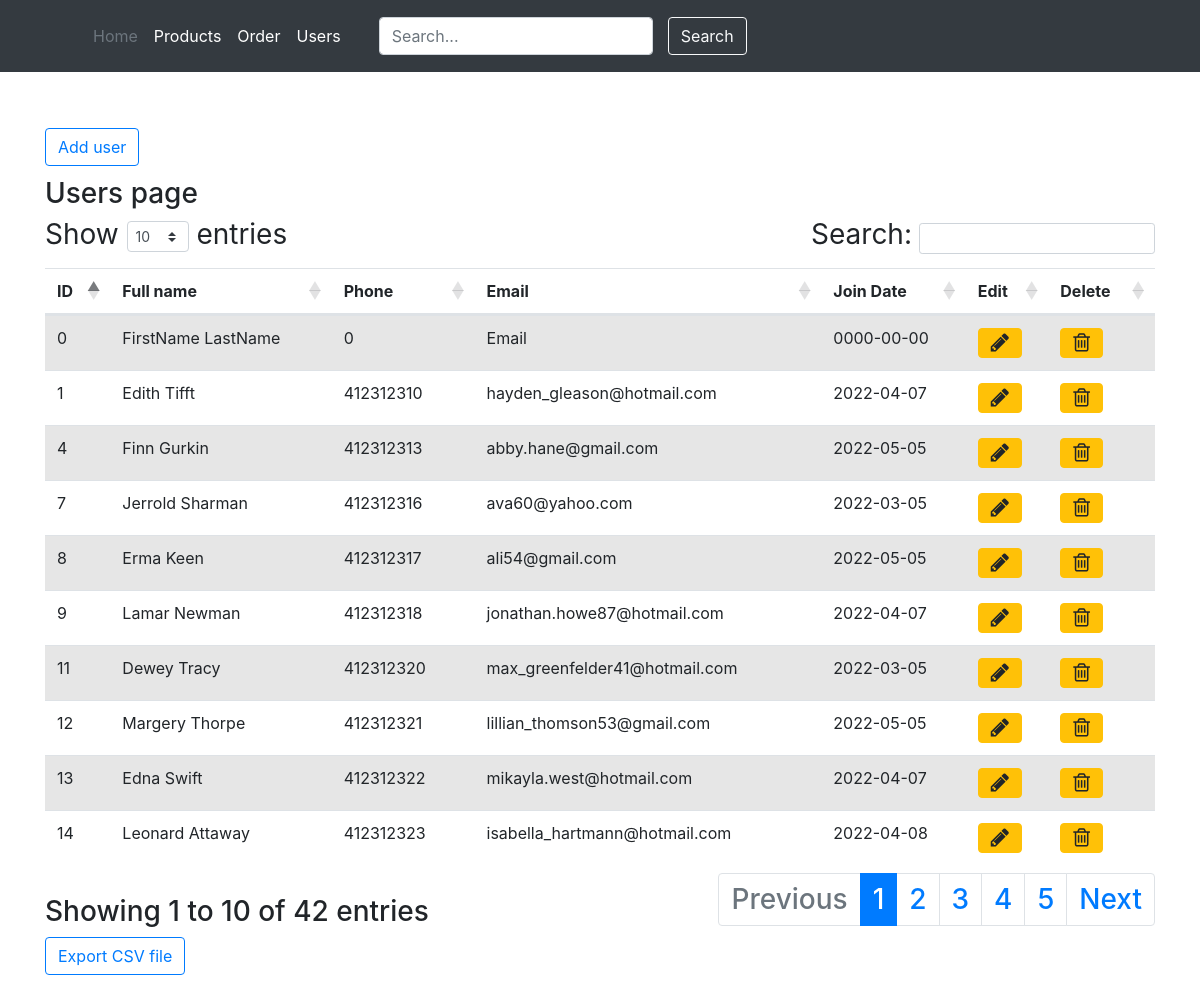
The page /users.php on the database its author committed.
### tables this page shows
CREATE TABLE `members` (
  `MemberID` int(10) NOT NULL,
  `FirstName` varchar(30) NOT NULL,
  `LastName` varchar(30) NOT NULL,
  `JoinDate` date NOT NULL,
  `Email` varchar(100) NOT NULL,
  `Address` varchar(100) NOT NULL,
  `PhoneNum` int(10) NOT NULL,
  `Active` tinyint(1) NOT NULL
);

### users.php (the view, shortened to what this page needs)
<head>
	<link rel="stylesheet" href="https://cdn.jsdelivr.net/npm/bootstrap@4.3.1/dist/css/bootstrap.min.css">
	<link rel="stylesheet" href="https://cdn.datatables.net/1.11.5/css/dataTables.bootstrap5.min.css">
	<link href="https://maxcdn.bootstrapcdn.com/font-awesome/4.7.0/css/font-awesome.min.css" rel="stylesheet"/>
</head>
<body>
<header class="p-3 bg-dark text-white">
    <div class="container">
      <div class="d-flex flex-wrap align-items-center justify-content-center justify-content-lg-start">
        <a href="/" class="d-flex align-items-center mb-2 mb-lg-0 text-white text-decoration-none">
          <svg class="bi me-2" width="40" height="32" role="img" aria-label="Bootstrap"><use xlink:href="#bootstrap"></use></svg>
        </a>
        <ul class="nav col-12 col-lg-auto me-lg-auto mb-2 justify-content-center mb-md-0">
          <li><a href="index.php" class="nav-link px-2 text-secondary">Home</a></li>
          <li><a href="products.php" class="nav-link px-2 text-white">Products</a></li>
          <li><a href="orders.php" class="nav-link px-2 text-white">Order</a></li>
          <li><a href="users.php" class="nav-link px-2 text-white">Users</a></li>
        </ul>
        <form class="col-12 col-lg-auto mb-3 mb-lg-0 me-lg-3">
          <input type="search" class="form-control form-control-dark" placeholder="Search..." aria-label="Search">
        </form>
        <div class="text-end">
          <button type="button" class="btn btn-outline-light me-2">Search</button>
        </div>
      </div>
    </div>
  </header>
<div class="container">
	<div class="row" style="padding-top:5%;">
		<div class="col-md-2">
		<a type="button" class="btn btn-outline-primary" href="add-users.php">Add user</a>
		</div>
	</div>
	<div class="row" style="padding-top:1%;">
		<div class="col-md-12">
			<h3> Users page <h3>
			<table id="example" class="table table-striped" style="width:100%" >
				<thead>
					<tr>
						<th>ID</th>
						<th>Full name</th>
						<th>Phone</th>
						<th>Email</th>
						<th>Join Date</th>
						<th>Edit</th>
						<th>Delete</th>
					</tr>
				</thead>
				<tbody>
				<?php
					$conn = new mysqli('localhost', 'root', '', 'gtg');
					$sql = "SELECT MemberID, FirstName, LastName, PhoneNum, JoinDate, Email, Active FROM members";
					$result = $conn->query($sql);
					if ($result->num_rows > 0) {
					  while($row = $result->fetch_assoc())
					  {
						if($row["Active"] == 1)
						{
							echo "<tr><td>" .$row["MemberID"]. "</td>" .
								 "<td>" . $row["FirstName"].' '.$row["LastName"]. "</td>" .
								 "<td>" .$row["PhoneNum"]. "</td>" .
								 "<td>" .$row["Email"]. "</td>" .
								 "<td>" .$row["JoinDate"]. "</td>" .
								 "<td>
									<a type='button' class='btn btn-warning' href='edit-users.php' onclick='getUserData(`".$row['MemberID']."`,`".$row['FirstName']."`,`".$row['LastName']."`,`".$row['PhoneNum']."`,`".$row['Email']."`,`".$row['JoinDate']."`)'>
										<i class='fa fa-pencil fa-lg'></i>
									</a>
								  </td>
								 <td>
								 <a type='button' class='btn btn-warning' href='go-to-delete-users.php' onclick='storeDeleteMember(".$row['MemberID'].")'>
											<i class='fa fa-trash-o fa-lg'></i>
									  </a></td></tr>";
						}
					  }
					}
				?>
				</tbody>
			</table>
		</div>
        <form method = "post" class="col-md-6" action = "export_members.php">
            <input type = "submit" name = "export" value = "Export CSV file" class="btn btn-outline-primary"/>
        </form>
	</div>
	<div class="row" style="padding-top:1%;">
	</div>
</div>
</body>

### rows shown on the page
members: MemberID "0", FirstName "FirstName", LastName "LastName", PhoneNum "0", Email "Email", JoinDate "0000-00-00"
members: MemberID "1", FirstName "Edith", LastName "Tifft", PhoneNum "412312310", Email "hayden_gleason@hotmail.com", JoinDate "2022-04-07"
members: MemberID "4", FirstName "Finn", LastName "Gurkin", PhoneNum "412312313", Email "abby.hane@gmail.com", JoinDate "2022-05-05"
members: MemberID "7", FirstName "Jerrold", LastName "Sharman", PhoneNum "412312316", Email "ava60@yahoo.com", JoinDate "2022-03-05"
members: MemberID "8", FirstName "Erma", LastName "Keen", PhoneNum "412312317", Email "ali54@gmail.com", JoinDate "2022-05-05"
members: MemberID "9", FirstName "Lamar", LastName "Newman", PhoneNum "412312318", Email "jonathan.howe87@hotmail.com", JoinDate "2022-04-07"
members: MemberID "11", FirstName "Dewey", LastName "Tracy", PhoneNum "412312320", Email "max_greenfelder41@hotmail.com", JoinDate "2022-03-05"
members: MemberID "12", FirstName "Margery", LastName "Thorpe", PhoneNum "412312321", Email "lillian_thomson53@gmail.com", JoinDate "2022-05-05"
members: MemberID "13", FirstName "Edna", LastName "Swift", PhoneNum "412312322", Email "mikayla.west@hotmail.com", JoinDate "2022-04-07"
members: MemberID "14", FirstName "Leonard", LastName "Attaway", PhoneNum "412312323", Email "isabella_hartmann@hotmail.com", JoinDate "2022-04-08"
